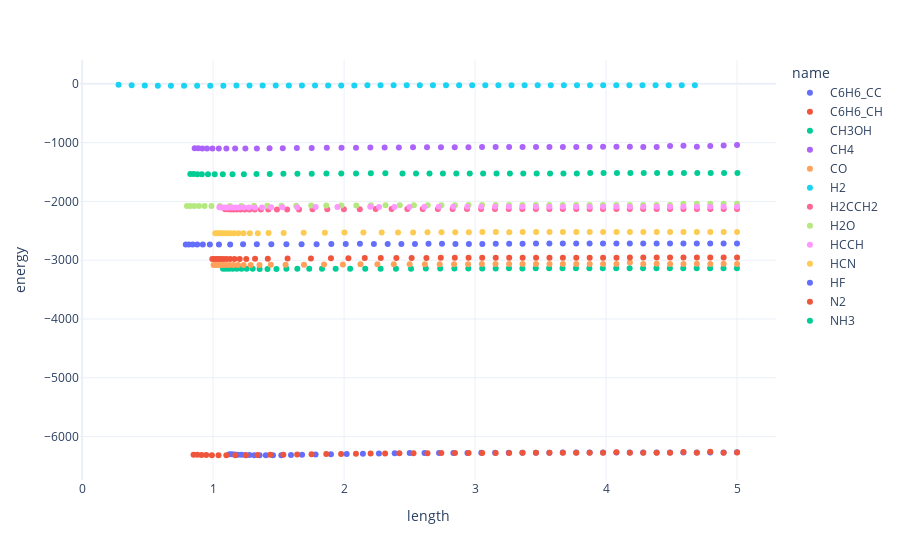

The cell this chart's notebook holds for it:
### Code cell
fig = px.scatter(df, 
                 x='length', 
                 y='energy',
                 hover_name='name',
                 hover_data=['name', 'point', 'bond', 'length', 'ani2_energy', 'energy', 'BAND_energy'],
                 color='name',
                 template="plotly_white")

fig.show()
fig.write_html('data/actual.html')

### Figure 1 — Plotly figure (JSON) as saved in the notebook; plotly's stock layout.template omitted (floating-point values rounded to 4 significant figures; data arrays with more than 128 entries replaced by an {"elided": "..."} marker saying what was removed)
{"data": [{"customdata": {"elided": "45x7 mixed values"}, "hoverlabel": {"namelength": 0}, "hovertemplate": "<b>%{hovertext}</b><br><br>name=%{customdata[0]}<br>length=%{customdata[3]}<br>energy=%{customdata[5]}<br>point=%{customdata[1]}<br>bond=%{customdata[2]}<br>ani2_energy=%{customdata[4]}<br>BAND_energy=%{customdata[6]}", "hovertext": ["C6H6_CC", "C6H6_CC", "C6H6_CC", "C6H6_CC", "C6H6_CC", "C6H6_CC", "C6H6_CC", "C6H6_CC", "C6H6_CC", "C6H6_CC", "C6H6_CC", "C6H6_CC", "C6H6_CC", "C6H6_CC", "C6H6_CC", "C6H6_CC", "C6H6_CC", "C6H6_CC", "C6H6_CC", "C6H6_CC", "C6H6_CC", "C6H6_CC", "C6H6_CC", "C6H6_CC", "C6H6_CC", "C6H6_CC", "C6H6_CC", "C6H6_CC", "C6H6_CC", "C6H6_CC", "C6H6_CC", "C6H6_CC", "C6H6_CC", "C6H6_CC", "C6H6_CC", "C6H6_CC", "C6H6_CC", "C6H6_CC", "C6H6_CC", "C6H6_CC", "C6H6_CC", "C6H6_CC", "C6H6_CC", "C6H6_CC", "C6H6_CC"], "legendgroup": "C6H6_CC", "marker": {"color": "#636efa", "symbol": "circle"}, "mode": "markers", "name": "C6H6_CC", "showlegend": true, "type": "scatter", "x": [1.125, 1.145, 1.166, 1.19, 1.216, 1.245, 1.277, 1.313, 1.355, 1.402, 1.457, 1.521, 1.594, 1.679, 1.782, 1.9, 2.02, 2.144, 2.266, 2.386, 2.501, 2.614, 2.725, 2.834, 2.942, 3.048, 3.153, 3.257, 3.361, 3.464, 3.567, 3.67, 3.772, 3.874, 3.977, 4.078, 4.181, 4.283, 4.386, 4.488, 4.59, 4.693, 4.795, 4.897, 5.0], "xaxis": "x", "y": [-6299.0, -6302.0, -6305.0, -6308.0, -6311.0, -6313.0, -6315.0, -6317.0, -6317.0, -6318.0, -6317.0, -6316.0, -6313.0, -6310.0, -6305.0, -6300.0, -6295.0, -6291.0, -6288.0, -6283.0, -6281.0, -6280.0, -6278.0, -6278.0, -6277.0, -6277.0, -6276.0, -6275.0, -6275.0, -6274.0, -6273.0, -6273.0, -6272.0, -6272.0, -6271.0, -6270.0, -6270.0, -6270.0, -6270.0, -6269.0, -6269.0, -6269.0, -6269.0, -6269.0, -6269.0], "yaxis": "y"}, {"customdata": {"elided": "45x7 mixed values"}, "hoverlabel": {"namelength": 0}, "hovertemplate": "<b>%{hovertext}</b><br><br>name=%{customdata[0]}<br>length=%{customdata[3]}<br>energy=%{customdata[5]}<br>point=%{customdata[1]}<br>bond=%{customdata[2]}<br>ani2_energy=%{customdata[4]}<br>BAND_energy=%{customdata[6]}", "hovertext": ["C6H6_CH", "C6H6_CH", "C6H6_CH", "C6H6_CH", "C6H6_CH", "C6H6_CH", "C6H6_CH", "C6H6_CH", "C6H6_CH", "C6H6_CH", "C6H6_CH", "C6H6_CH", "C6H6_CH", "C6H6_CH", "C6H6_CH", "C6H6_CH", "C6H6_CH", "C6H6_CH", "C6H6_CH", "C6H6_CH", "C6H6_CH", "C6H6_CH", "C6H6_CH", "C6H6_CH", "C6H6_CH", "C6H6_CH", "C6H6_CH", "C6H6_CH", "C6H6_CH", "C6H6_CH", "C6H6_CH", "C6H6_CH", "C6H6_CH", "C6H6_CH", "C6H6_CH", "C6H6_CH", "C6H6_CH", "C6H6_CH", "C6H6_CH", "C6H6_CH", "C6H6_CH", "C6H6_CH", "C6H6_CH", "C6H6_CH", "C6H6_CH"], "legendgroup": "C6H6_CH", "marker": {"color": "#EF553B", "symbol": "circle"}, "mode": "markers", "name": "C6H6_CH", "showlegend": true, "type": "scatter", "x": [0.8505, 0.8786, 0.9106, 0.9476, 0.9907, 1.041, 1.101, 1.17, 1.25, 1.339, 1.436, 1.536, 1.642, 1.752, 1.864, 1.977, 2.09, 2.202, 2.313, 2.422, 2.53, 2.637, 2.742, 2.847, 2.951, 3.054, 3.157, 3.26, 3.363, 3.465, 3.568, 3.67, 3.772, 3.875, 3.977, 4.079, 4.182, 4.284, 4.386, 4.489, 4.591, 4.693, 4.795, 4.898, 5.0], "xaxis": "x", "y": [-6308.0, -6311.0, -6313.0, -6315.0, -6316.0, -6317.0, -6318.0, -6317.0, -6316.0, -6313.0, -6310.0, -6307.0, -6304.0, -6301.0, -6298.0, -6295.0, -6292.0, -6289.0, -6287.0, -6285.0, -6284.0, -6282.0, -6281.0, -6280.0, -6279.0, -6279.0, -6278.0, -6277.0, -6277.0, -6277.0, -6276.0, -6276.0, -6276.0, -6276.0, -6276.0, -6268.0, -6275.0, -6275.0, -6275.0, -6275.0, -6264.0, -6275.0, -6260.0, -6275.0, -6270.0], "yaxis": "y"}, {"customdata": {"elided": "45x7 mixed values"}, "hoverlabel": {"namelength": 0}, "hovertemplate": "<b>%{hovertext}</b><br><br>name=%{customdata[0]}<br>length=%{customdata[3]}<br>energy=%{customdata[5]}<br>point=%{customdata[1]}<br>bond=%{customdata[2]}<br>ani2_energy=%{customdata[4]}<br>BAND_energy=%{customdata[6]}", "hovertext": ["CH3OH", "CH3OH", "CH3OH", "CH3OH", "CH3OH", "CH3OH", "CH3OH", "CH3OH", "CH3OH", "CH3OH", "CH3OH", "CH3OH", "CH3OH", "CH3OH", "CH3OH", "CH3OH", "CH3OH", "CH3OH", "CH3OH", "CH3OH", "CH3OH", "CH3OH", "CH3OH", "CH3OH", "CH3OH", "CH3OH", "CH3OH", "CH3OH", "CH3OH", "CH3OH", "CH3OH", "CH3OH", "CH3OH", "CH3OH", "CH3OH", "CH3OH", "CH3OH", "CH3OH", "CH3OH", "CH3OH", "CH3OH", "CH3OH", "CH3OH", "CH3OH", "CH3OH"], "legendgroup": "CH3OH", "marker": {"color": "#00cc96", "symbol": "circle"}, "mode": "markers", "name": "CH3OH", "showlegend": true, "type": "scatter", "x": [1.076, 1.098, 1.122, 1.15, 1.181, 1.216, 1.256, 1.302, 1.355, 1.415, 1.483, 1.559, 1.643, 1.734, 1.831, 1.936, 2.046, 2.161, 2.279, 2.396, 2.511, 2.624, 2.734, 2.842, 2.948, 3.054, 3.157, 3.259, 3.361, 3.463, 3.565, 3.668, 3.77, 3.873, 3.975, 4.077, 4.18, 4.282, 4.385, 4.487, 4.589, 4.692, 4.794, 4.897, 4.999], "xaxis": "x", "y": [-3144.0, -3144.0, -3145.0, -3146.0, -3146.0, -3147.0, -3147.0, -3148.0, -3148.0, -3148.0, -3148.0, -3147.0, -3147.0, -3147.0, -3146.0, -3146.0, -3145.0, -3145.0, -3144.0, -3144.0, -3143.0, -3143.0, -3143.0, -3142.0, -3142.0, -3141.0, -3139.0, -3139.0, -3141.0, -3139.0, -3138.0, -3138.0, -3138.0, -3138.0, -3138.0, -3138.0, -3137.0, -3137.0, -3137.0, -3137.0, -3137.0, -3137.0, -3137.0, -3137.0, -3137.0], "yaxis": "y"}, {"customdata": {"elided": "45x7 mixed values"}, "hoverlabel": {"namelength": 0}, "hovertemplate": "<b>%{hovertext}</b><br><br>name=%{customdata[0]}<br>length=%{customdata[3]}<br>energy=%{customdata[5]}<br>point=%{customdata[1]}<br>bond=%{customdata[2]}<br>ani2_energy=%{customdata[4]}<br>BAND_energy=%{customdata[6]}", "hovertext": ["CH4", "CH4", "CH4", "CH4", "CH4", "CH4", "CH4", "CH4", "CH4", "CH4", "CH4", "CH4", "CH4", "CH4", "CH4", "CH4", "CH4", "CH4", "CH4", "CH4", "CH4", "CH4", "CH4", "CH4", "CH4", "CH4", "CH4", "CH4", "CH4", "CH4", "CH4", "CH4", "CH4", "CH4", "CH4", "CH4", "CH4", "CH4", "CH4", "CH4", "CH4", "CH4", "CH4", "CH4", "CH4"], "legendgroup": "CH4", "marker": {"color": "#ab63fa", "symbol": "circle"}, "mode": "markers", "name": "CH4", "showlegend": true, "type": "scatter", "x": [0.8591, 0.8864, 0.9174, 0.9531, 0.9946, 1.044, 1.101, 1.168, 1.246, 1.334, 1.431, 1.532, 1.639, 1.752, 1.868, 1.98, 2.091, 2.2, 2.309, 2.418, 2.526, 2.633, 2.739, 2.845, 2.949, 3.053, 3.157, 3.26, 3.363, 3.465, 3.568, 3.67, 3.772, 3.875, 3.977, 4.079, 4.182, 4.284, 4.386, 4.489, 4.591, 4.693, 4.795, 4.898, 5.0], "xaxis": "x", "y": [-1096.0, -1098.0, -1099.0, -1100.0, -1101.0, -1102.0, -1102.0, -1102.0, -1101.0, -1099.0, -1097.0, -1095.0, -1093.0, -1091.0, -1089.0, -1087.0, -1085.0, -1084.0, -1083.0, -1081.0, -1080.0, -1079.0, -1078.0, -1078.0, -1077.0, -1076.0, -1076.0, -1075.0, -1075.0, -1074.0, -1074.0, -1073.0, -1073.0, -1073.0, -1072.0, -1072.0, -1071.0, -1073.0, -1072.0, -1056.0, -1055.0, -1071.0, -1059.0, -1051.0, -1043.0], "yaxis": "y"}, {"customdata": {"elided": "45x7 mixed values"}, "hoverlabel": {"namelength": 0}, "hovertemplate": "<b>%{hovertext}</b><br><br>name=%{customdata[0]}<br>length=%{customdata[3]}<br>energy=%{customdata[5]}<br>point=%{customdata[1]}<br>bond=%{customdata[2]}<br>ani2_energy=%{customdata[4]}<br>BAND_energy=%{customdata[6]}", "hovertext": ["CO", "CO", "CO", "CO", "CO", "CO", "CO", "CO", "CO", "CO", "CO", "CO", "CO", "CO", "CO", "CO", "CO", "CO", "CO", "CO", "CO", "CO", "CO", "CO", "CO", "CO", "CO", "CO", "CO", "CO", "CO", "CO", "CO", "CO", "CO", "CO", "CO", "CO", "CO", "CO", "CO", "CO", "CO", "CO", "CO"], "legendgroup": "CO", "marker": {"color": "#FFA15A", "symbol": "circle"}, "mode": "markers", "name": "CO", "showlegend": true, "type": "scatter", "x": [1.004, 1.019, 1.035, 1.054, 1.074, 1.097, 1.124, 1.154, 1.19, 1.233, 1.287, 1.354, 1.44, 1.553, 1.694, 1.847, 1.991, 2.125, 2.254, 2.379, 2.5, 2.617, 2.73, 2.839, 2.946, 3.052, 3.156, 3.259, 3.362, 3.465, 3.568, 3.67, 3.772, 3.875, 3.977, 4.079, 4.182, 4.284, 4.386, 4.489, 4.591, 4.693, 4.795, 4.898, 5.0], "xaxis": "x", "y": [-3081.0, -3081.0, -3082.0, -3082.0, -3082.0, -3082.0, -3082.0, -3082.0, -3082.0, -3082.0, -3081.0, -3080.0, -3079.0, -3078.0, -3076.0, -3074.0, -3072.0, -3071.0, -3070.0, -3069.0, -3068.0, -3068.0, -3068.0, -3068.0, -3067.0, -3065.0, -3065.0, -3064.0, -3064.0, -3064.0, -3064.0, -3064.0, -3063.0, -3067.0, -3067.0, -3063.0, -3039.0, -3067.0, -3062.0, -3067.0, -3067.0, -3062.0, -3067.0, -3062.0, -3067.0], "yaxis": "y"}, {"customdata": {"elided": "45x7 mixed values"}, "hoverlabel": {"namelength": 0}, "hovertemplate": "<b>%{hovertext}</b><br><br>name=%{customdata[0]}<br>length=%{customdata[3]}<br>energy=%{customdata[5]}<br>point=%{customdata[1]}<br>bond=%{customdata[2]}<br>ani2_energy=%{customdata[4]}<br>BAND_energy=%{customdata[6]}", "hovertext": ["H2", "H2", "H2", "H2", "H2", "H2", "H2", "H2", "H2", "H2", "H2", "H2", "H2", "H2", "H2", "H2", "H2", "H2", "H2", "H2", "H2", "H2", "H2", "H2", "H2", "H2", "H2", "H2", "H2", "H2", "H2", "H2", "H2", "H2", "H2", "H2", "H2", "H2", "H2", "H2", "H2", "H2", "H2", "H2", "H2"], "legendgroup": "H2", "marker": {"color": "#19d3f3", "symbol": "circle"}, "mode": "markers", "name": "H2", "showlegend": true, "type": "scatter", "x": [0.278, 0.378, 0.478, 0.578, 0.678, 0.778, 0.878, 0.978, 1.078, 1.178, 1.278, 1.378, 1.478, 1.578, 1.678, 1.778, 1.878, 1.978, 2.078, 2.178, 2.278, 2.378, 2.478, 2.578, 2.678, 2.778, 2.878, 2.978, 3.078, 3.178, 3.278, 3.378, 3.478, 3.578, 3.678, 3.778, 3.878, 3.978, 4.078, 4.178, 4.278, 4.378, 4.478, 4.578, 4.678], "xaxis": "x", "y": [-15.74, -25.23, -29.34, -31.11, -31.76, -31.82, -31.58, -31.19, -30.72, -30.23, -29.73, -29.24, -28.77, -28.32, -27.9, -27.5, -27.13, -26.78, -26.46, -26.16, -25.88, -25.62, -25.38, -25.16, -24.95, -24.76, -24.58, -24.42, -24.26, -24.12, -24.0, -23.88, -23.77, -23.67, -23.58, -23.49, -23.41, -23.34, -23.28, -23.22, -23.16, -23.11, -23.06, -23.02, -22.98], "yaxis": "y"}, {"customdata": {"elided": "45x7 mixed values"}, "hoverlabel": {"namelength": 0}, "hovertemplate": "<b>%{hovertext}</b><br><br>name=%{customdata[0]}<br>length=%{customdata[3]}<br>energy=%{customdata[5]}<br>point=%{customdata[1]}<br>bond=%{customdata[2]}<br>ani2_energy=%{customdata[4]}<br>BAND_energy=%{customdata[6]}", "hovertext": ["H2CCH2", "H2CCH2", "H2CCH2", "H2CCH2", "H2CCH2", "H2CCH2", "H2CCH2", "H2CCH2", "H2CCH2", "H2CCH2", "H2CCH2", "H2CCH2", "H2CCH2", "H2CCH2", "H2CCH2", "H2CCH2", "H2CCH2", "H2CCH2", "H2CCH2", "H2CCH2", "H2CCH2", "H2CCH2", "H2CCH2", "H2CCH2", "H2CCH2", "H2CCH2", "H2CCH2", "H2CCH2", "H2CCH2", "H2CCH2", "H2CCH2", "H2CCH2", "H2CCH2", "H2CCH2", "H2CCH2", "H2CCH2", "H2CCH2", "H2CCH2", "H2CCH2", "H2CCH2", "H2CCH2", "H2CCH2", "H2CCH2", "H2CCH2", "H2CCH2"], "legendgroup": "H2CCH2", "marker": {"color": "#FF6692", "symbol": "circle"}, "mode": "markers", "name": "H2CCH2", "showlegend": true, "type": "scatter", "x": [1.091, 1.11, 1.132, 1.154, 1.18, 1.208, 1.24, 1.276, 1.317, 1.365, 1.421, 1.487, 1.565, 1.656, 1.759, 1.871, 1.998, 2.12, 2.241, 2.363, 2.483, 2.6, 2.716, 2.828, 2.938, 3.046, 3.152, 3.257, 3.361, 3.464, 3.567, 3.67, 3.772, 3.875, 3.976, 4.079, 4.181, 4.283, 4.386, 4.488, 4.591, 4.693, 4.796, 4.898, 5.0], "xaxis": "x", "y": [-2135.0, -2135.0, -2136.0, -2136.0, -2137.0, -2137.0, -2137.0, -2138.0, -2138.0, -2138.0, -2137.0, -2137.0, -2136.0, -2136.0, -2135.0, -2134.0, -2132.0, -2131.0, -2131.0, -2130.0, -2130.0, -2129.0, -2129.0, -2129.0, -2129.0, -2128.0, -2128.0, -2128.0, -2128.0, -2128.0, -2128.0, -2128.0, -2128.0, -2128.0, -2128.0, -2128.0, -2128.0, -2128.0, -2128.0, -2128.0, -2128.0, -2128.0, -2128.0, -2128.0, -2128.0], "yaxis": "y"}, {"customdata": {"elided": "45x7 mixed values"}, "hoverlabel": {"namelength": 0}, "hovertemplate": "<b>%{hovertext}</b><br><br>name=%{customdata[0]}<br>length=%{customdata[3]}<br>energy=%{customdata[5]}<br>point=%{customdata[1]}<br>bond=%{customdata[2]}<br>ani2_energy=%{customdata[4]}<br>BAND_energy=%{customdata[6]}", "hovertext": ["H2O", "H2O", "H2O", "H2O", "H2O", "H2O", "H2O", "H2O", "H2O", "H2O", "H2O", "H2O", "H2O", "H2O", "H2O", "H2O", "H2O", "H2O", "H2O", "H2O", "H2O", "H2O", "H2O", "H2O", "H2O", "H2O", "H2O", "H2O", "H2O", "H2O", "H2O", "H2O", "H2O", "H2O", "H2O", "H2O", "H2O", "H2O", "H2O", "H2O", "H2O", "H2O", "H2O", "H2O", "H2O"], "legendgroup": "H2O", "marker": {"color": "#B6E880", "symbol": "circle"}, "mode": "markers", "name": "H2O", "showlegend": true, "type": "scatter", "x": [0.8002, 0.8258, 0.8561, 0.8915, 0.9347, 0.9873, 1.051, 1.128, 1.216, 1.312, 1.414, 1.522, 1.634, 1.749, 1.863, 1.979, 2.093, 2.206, 2.316, 2.425, 2.533, 2.639, 2.743, 2.847, 2.95, 3.054, 3.157, 3.259, 3.362, 3.464, 3.567, 3.669, 3.772, 3.874, 3.976, 4.079, 4.181, 4.283, 4.386, 4.488, 4.59, 4.693, 4.795, 4.897, 5.0], "xaxis": "x", "y": [-2077.0, -2077.0, -2078.0, -2078.0, -2079.0, -2079.0, -2078.0, -2078.0, -2077.0, -2076.0, -2074.0, -2073.0, -2072.0, -2071.0, -2070.0, -2069.0, -2068.0, -2067.0, -2066.0, -2065.0, -2065.0, -2064.0, -2064.0, -2063.0, -2063.0, -2063.0, -2062.0, -2062.0, -2062.0, -2062.0, -2061.0, -2061.0, -2061.0, -2062.0, -2062.0, -2061.0, -2062.0, -2060.0, -2060.0, -2060.0, -2039.0, -2039.0, -2039.0, -2038.0, -2038.0], "yaxis": "y"}, {"customdata": {"elided": "45x7 mixed values"}, "hoverlabel": {"namelength": 0}, "hovertemplate": "<b>%{hovertext}</b><br><br>name=%{customdata[0]}<br>length=%{customdata[3]}<br>energy=%{customdata[5]}<br>point=%{customdata[1]}<br>bond=%{customdata[2]}<br>ani2_energy=%{customdata[4]}<br>BAND_energy=%{customdata[6]}", "hovertext": ["HCCH", "HCCH", "HCCH", "HCCH", "HCCH", "HCCH", "HCCH", "HCCH", "HCCH", "HCCH", "HCCH", "HCCH", "HCCH", "HCCH", "HCCH", "HCCH", "HCCH", "HCCH", "HCCH", "HCCH", "HCCH", "HCCH", "HCCH", "HCCH", "HCCH", "HCCH", "HCCH", "HCCH", "HCCH", "HCCH", "HCCH", "HCCH", "HCCH", "HCCH", "HCCH", "HCCH", "HCCH", "HCCH", "HCCH", "HCCH", "HCCH", "HCCH", "HCCH", "HCCH", "HCCH"], "legendgroup": "HCCH", "marker": {"color": "#FF97FF", "symbol": "circle"}, "mode": "markers", "name": "HCCH", "showlegend": true, "type": "scatter", "x": [1.048, 1.064, 1.082, 1.101, 1.122, 1.145, 1.171, 1.2, 1.234, 1.272, 1.318, 1.374, 1.442, 1.529, 1.643, 1.783, 1.949, 2.2, 2.267, 2.384, 2.499, 2.612, 2.724, 2.833, 2.941, 3.048, 3.153, 3.257, 3.361, 3.464, 3.567, 3.67, 3.772, 3.875, 3.977, 4.079, 4.182, 4.284, 4.386, 4.489, 4.59, 4.693, 4.796, 4.897, 5.0], "xaxis": "x", "y": [-2101.0, -2102.0, -2102.0, -2103.0, -2103.0, -2103.0, -2103.0, -2103.0, -2103.0, -2103.0, -2103.0, -2102.0, -2101.0, -2100.0, -2098.0, -2096.0, -2093.0, -2090.0, -2094.0, -2094.0, -2093.0, -2093.0, -2093.0, -2093.0, -2092.0, -2092.0, -2092.0, -2092.0, -2092.0, -2091.0, -2091.0, -2091.0, -2091.0, -2091.0, -2091.0, -2090.0, -2090.0, -2090.0, -2090.0, -2090.0, -2090.0, -2090.0, -2090.0, -2090.0, -2090.0], "yaxis": "y"}, {"customdata": {"elided": "45x7 mixed values"}, "hoverlabel": {"namelength": 0}, "hovertemplate": "<b>%{hovertext}</b><br><br>name=%{customdata[0]}<br>length=%{customdata[3]}<br>energy=%{customdata[5]}<br>point=%{customdata[1]}<br>bond=%{customdata[2]}<br>ani2_energy=%{customdata[4]}<br>BAND_energy=%{customdata[6]}", "hovertext": ["HCN", "HCN", "HCN", "HCN", "HCN", "HCN", "HCN", "HCN", "HCN", "HCN", "HCN", "HCN", "HCN", "HCN", "HCN", "HCN", "HCN", "HCN", "HCN", "HCN", "HCN", "HCN", "HCN", "HCN", "HCN", "HCN", "HCN", "HCN", "HCN", "HCN", "HCN", "HCN", "HCN", "HCN", "HCN", "HCN", "HCN", "HCN", "HCN", "HCN", "HCN", "HCN", "HCN", "HCN", "HCN"], "legendgroup": "HCN", "marker": {"color": "#FECB52", "symbol": "circle"}, "mode": "markers", "name": "HCN", "showlegend": true, "type": "scatter", "x": [1.016, 1.031, 1.047, 1.065, 1.085, 1.107, 1.131, 1.16, 1.193, 1.232, 1.28, 1.341, 1.423, 1.539, 1.691, 1.853, 2.002, 2.147, 2.287, 2.412, 2.527, 2.637, 2.743, 2.848, 2.952, 3.056, 3.158, 3.261, 3.364, 3.466, 3.568, 3.671, 3.773, 3.875, 3.977, 4.08, 4.182, 4.284, 4.386, 4.489, 4.591, 4.693, 4.796, 4.898, 5.0], "xaxis": "x", "y": [-2540.0, -2540.0, -2540.0, -2541.0, -2541.0, -2541.0, -2541.0, -2541.0, -2541.0, -2541.0, -2540.0, -2540.0, -2538.0, -2537.0, -2534.0, -2532.0, -2530.0, -2529.0, -2528.0, -2527.0, -2527.0, -2526.0, -2526.0, -2526.0, -2526.0, -2521.0, -2521.0, -2525.0, -2521.0, -2521.0, -2520.0, -2520.0, -2520.0, -2520.0, -2521.0, -2520.0, -2521.0, -2520.0, -2520.0, -2520.0, -2520.0, -2520.0, -2520.0, -2520.0, -2520.0], "yaxis": "y"}, {"customdata": {"elided": "45x7 mixed values"}, "hoverlabel": {"namelength": 0}, "hovertemplate": "<b>%{hovertext}</b><br><br>name=%{customdata[0]}<br>length=%{customdata[3]}<br>energy=%{customdata[5]}<br>point=%{customdata[1]}<br>bond=%{customdata[2]}<br>ani2_energy=%{customdata[4]}<br>BAND_energy=%{customdata[6]}", "hovertext": ["HF", "HF", "HF", "HF", "HF", "HF", "HF", "HF", "HF", "HF", "HF", "HF", "HF", "HF", "HF", "HF", "HF", "HF", "HF", "HF", "HF", "HF", "HF", "HF", "HF", "HF", "HF", "HF", "HF", "HF", "HF", "HF", "HF", "HF", "HF", "HF", "HF", "HF", "HF", "HF", "HF", "HF", "HF", "HF", "HF"], "legendgroup": "HF", "marker": {"color": "#636efa", "symbol": "circle"}, "mode": "markers", "name": "HF", "showlegend": true, "type": "scatter", "x": [0.7912, 0.8153, 0.8439, 0.8783, 0.9214, 0.9753, 1.044, 1.13, 1.228, 1.334, 1.444, 1.559, 1.675, 1.79, 1.902, 2.012, 2.121, 2.227, 2.333, 2.437, 2.541, 2.644, 2.747, 2.85, 2.953, 3.055, 3.158, 3.26, 3.363, 3.465, 3.567, 3.67, 3.772, 3.874, 3.977, 4.079, 4.181, 4.284, 4.386, 4.488, 4.59, 4.693, 4.795, 4.897, 5.0], "xaxis": "x", "y": [-2731.0, -2731.0, -2732.0, -2732.0, -2732.0, -2732.0, -2732.0, -2731.0, -2731.0, -2730.0, -2729.0, -2728.0, -2728.0, -2727.0, -2727.0, -2726.0, -2721.0, -2725.0, -2725.0, -2725.0, -2724.0, -2719.0, -2719.0, -2724.0, -2724.0, -2723.0, -2718.0, -2718.0, -2718.0, -2718.0, -2718.0, -2718.0, -2718.0, -2718.0, -2718.0, -2717.0, -2717.0, -2717.0, -2717.0, -2717.0, -2717.0, -2717.0, -2717.0, -2717.0, -2717.0], "yaxis": "y"}, {"customdata": {"elided": "45x7 mixed values"}, "hoverlabel": {"namelength": 0}, "hovertemplate": "<b>%{hovertext}</b><br><br>name=%{customdata[0]}<br>length=%{customdata[3]}<br>energy=%{customdata[5]}<br>point=%{customdata[1]}<br>bond=%{customdata[2]}<br>ani2_energy=%{customdata[4]}<br>BAND_energy=%{customdata[6]}", "hovertext": ["N2", "N2", "N2", "N2", "N2", "N2", "N2", "N2", "N2", "N2", "N2", "N2", "N2", "N2", "N2", "N2", "N2", "N2", "N2", "N2", "N2", "N2", "N2", "N2", "N2", "N2", "N2", "N2", "N2", "N2", "N2", "N2", "N2", "N2", "N2", "N2", "N2", "N2", "N2", "N2", "N2", "N2", "N2", "N2", "N2"], "legendgroup": "N2", "marker": {"color": "#EF553B", "symbol": "circle"}, "mode": "markers", "name": "N2", "showlegend": true, "type": "scatter", "x": [0.9939, 1.008, 1.023, 1.04, 1.058, 1.079, 1.103, 1.13, 1.163, 1.203, 1.253, 1.32, 1.417, 1.568, 1.747, 1.899, 2.033, 2.158, 2.28, 2.399, 2.516, 2.628, 2.738, 2.845, 2.95, 3.054, 3.158, 3.26, 3.363, 3.466, 3.568, 3.67, 3.773, 3.875, 3.977, 4.079, 4.182, 4.284, 4.386, 4.489, 4.591, 4.693, 4.795, 4.898, 5.0], "xaxis": "x", "y": [-2978.0, -2978.0, -2979.0, -2979.0, -2979.0, -2979.0, -2979.0, -2979.0, -2979.0, -2979.0, -2978.0, -2977.0, -2975.0, -2973.0, -2970.0, -2967.0, -2966.0, -2965.0, -2963.0, -2963.0, -2962.0, -2961.0, -2960.0, -2960.0, -2959.0, -2959.0, -2959.0, -2958.0, -2958.0, -2958.0, -2957.0, -2957.0, -2957.0, -2957.0, -2956.0, -2956.0, -2956.0, -2956.0, -2956.0, -2956.0, -2956.0, -2955.0, -2955.0, -2955.0, -2955.0], "yaxis": "y"}, {"customdata": {"elided": "45x7 mixed values"}, "hoverlabel": {"namelength": 0}, "hovertemplate": "<b>%{hovertext}</b><br><br>name=%{customdata[0]}<br>length=%{customdata[3]}<br>energy=%{customdata[5]}<br>point=%{customdata[1]}<br>bond=%{customdata[2]}<br>ani2_energy=%{customdata[4]}<br>BAND_energy=%{customdata[6]}", "hovertext": ["NH3", "NH3", "NH3", "NH3", "NH3", "NH3", "NH3", "NH3", "NH3", "NH3", "NH3", "NH3", "NH3", "NH3", "NH3", "NH3", "NH3", "NH3", "NH3", "NH3", "NH3", "NH3", "NH3", "NH3", "NH3", "NH3", "NH3", "NH3", "NH3", "NH3", "NH3", "NH3", "NH3", "NH3", "NH3", "NH3", "NH3", "NH3", "NH3", "NH3", "NH3", "NH3", "NH3", "NH3", "NH3"], "legendgroup": "NH3", "marker": {"color": "#00cc96", "symbol": "circle"}, "mode": "markers", "name": "NH3", "showlegend": true, "type": "scatter", "x": [0.8261, 0.8511, 0.88, 0.9138, 0.9607, 1.012, 1.074, 1.148, 1.235, 1.331, 1.432, 1.537, 1.644, 1.753, 1.865, 1.978, 2.091, 2.204, 2.315, 2.446, 2.549, 2.652, 2.754, 2.857, 2.959, 3.061, 3.164, 3.266, 3.368, 3.47, 3.572, 3.674, 3.777, 3.879, 3.981, 4.083, 4.185, 4.288, 4.39, 4.492, 4.594, 4.696, 4.799, 4.901, 5.003], "xaxis": "x", "y": [-1535.0, -1536.0, -1537.0, -1537.0, -1538.0, -1538.0, -1538.0, -1537.0, -1536.0, -1535.0, -1533.0, -1532.0, -1530.0, -1528.0, -1527.0, -1526.0, -1524.0, -1523.0, -1522.0, -1526.0, -1525.0, -1525.0, -1525.0, -1525.0, -1525.0, -1524.0, -1524.0, -1524.0, -1524.0, -1524.0, -1524.0, -1524.0, -1524.0, -1519.0, -1519.0, -1519.0, -1519.0, -1518.0, -1518.0, -1518.0, -1518.0, -1518.0, -1518.0, -1518.0, -1518.0], "yaxis": "y"}], "layout": {"legend": {"title": {"text": "name"}, "tracegroupgap": 0}, "margin": {"t": 60}, "xaxis": {"anchor": "y", "domain": [0, 1], "title": {"text": "length"}}, "yaxis": {"anchor": "x", "domain": [0, 1], "title": {"text": "energy"}}}}
